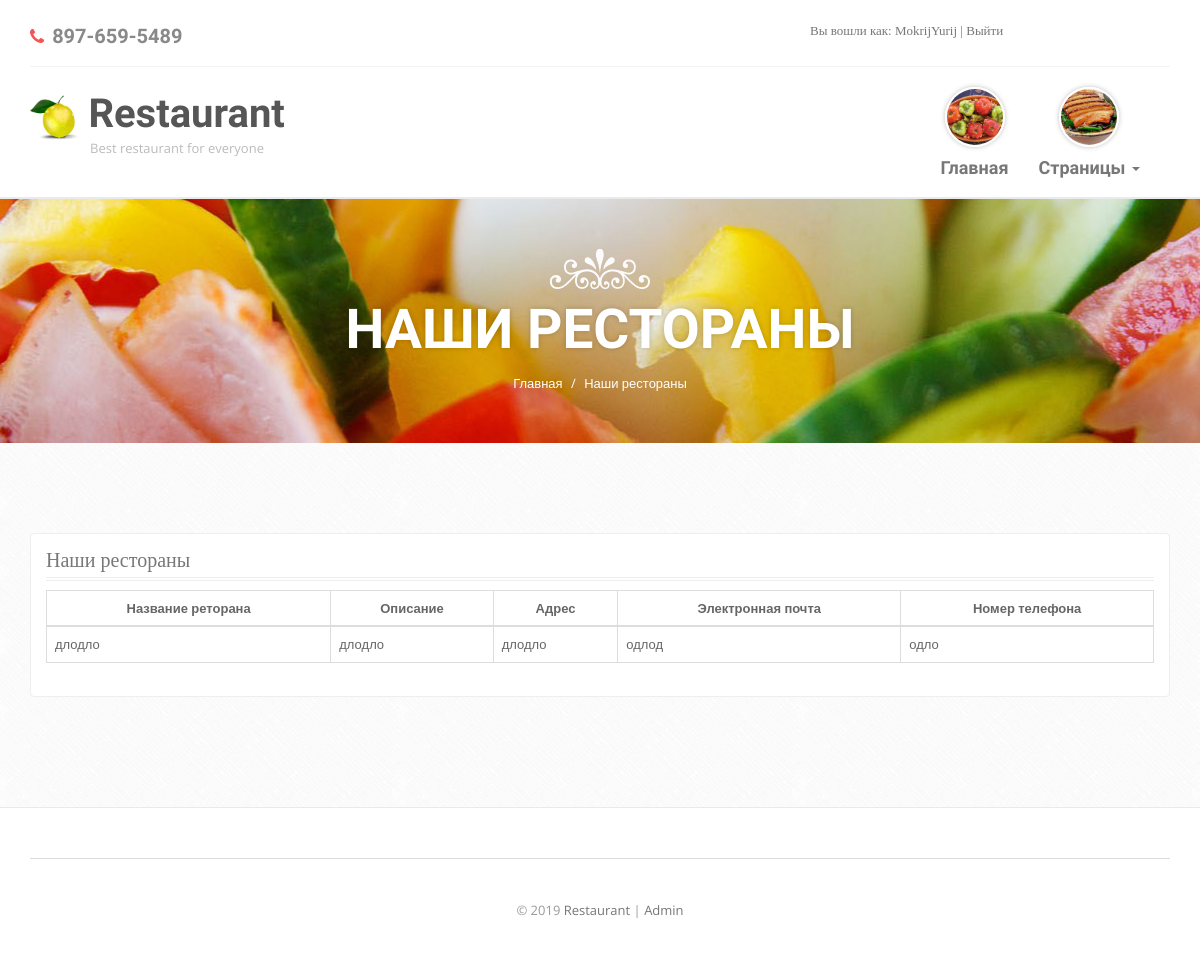
Screenshot of /restorans.php (signed in) with the database file from the repository.
### tables this page shows
CREATE TABLE `restorans` (
  `id_restoran` int(11) NOT NULL,
  `number_phone_restoran` varchar(10) NOT NULL,
  `email` char(100) NOT NULL,
  `address` varchar(100) NOT NULL,
  `description` text DEFAULT NULL,
  `resto_title` varchar(145) NOT NULL
);

### Dbsettings.php (called while the page is built)
<?php
$host     = '127.0.0.1';
$user     = 'root';
$password = '';
$db_name  = 'restaurant';

### DB.php (called while the page is built, shortened)
<?php
class DB
{
    protected $connetion;
    public function __construct($host, $user, $password, $db_name)
    {
        $this->connetion = new mysqli($host, $user, $password, $db_name);
    }
    public function query($sql)
    {
        $result = $this->connetion->query($sql);
        if (is_bool($result)) {
            return $result;
        }
        $data = array();
        while ($row = mysqli_fetch_assoc($result)) {
            $data[] = $row;
        }
        return $data;
    }
}

### public/restorans.php (the view, shortened to what this page needs)
<?php
$title = "Наши рестораны";
require_once('../Dbsettings.php');
require_once('../DB.php');
include_once('header.php');
?>
    <div class="banner padd">
        <div class="container">
            <img class="img-responsive" src="img/crown-white.png" alt=""/>
            <h2 class="white"><?= $title ?></h2>
            <ol class="breadcrumb">
                <li><a href="index.php">Главная</a></li>
                <li class="active"><?= $title ?></li>
            </ol>
        </div>
    </div>
    <div class="inner-page padd">
        <div class="contactus">
            <div class="container">
                <div class="row">
                    <div class="col-md-12">
                        <div class="register-form">
                            <h3><?= $title ?></h3>
                            <table class="table table-bordered table-hover">
                                <thead>
                                <tr>
                                    <th scope="col" class="text-center">Название реторана</th>
                                    <th scope="col" class="text-center">Описание</th>
                                    <th scope="col" class="text-center">Адрес</th>
                                    <th scope="col" class="text-center">Электронная почта</th>
                                    <th scope="col" class="text-center">Номер телефона</th>
                                </tr>
                                </thead>
                                <tbody>
                                <?php
                                try {
                                $db = new DB($host, $user, $password, $db_name);
                                $restorans = $db->query("SELECT * FROM restorans");
                                foreach ($restorans as $restoran) {
                                    ?>
                                    <tr>
                                        <td><?php echo $restoran["resto_title"]; ?></td>
                                        <td><?php echo $restoran["description"]; ?></td>
                                        <td><?php echo $restoran["address"]; ?></td>
                                        <td><?php echo $restoran["email"]; ?></td>
                                        <td><?php echo $restoran["number_phone_restoran"]; ?></td>
                                    </tr>
                                <?php }
                                ?>
                                </tbody>
                            </table>
                            <?php
                            } catch
                            (Exception $e) {
                                echo $e->getMessage() . ':(';
                            }
                            ?>
                        </div>
                    </div>
                </div>
            </div>
        </div>
    </div>
<?php include_once('footer.php'); ?>

### public/css/less-style.css (style rules this page uses)
body { color: #666666; }
h1, h2, h3, h4, h5, h6 { color: #777777; }
a { color: #777777; }
.white { color: #ffffff !important; }

### public/css/style.css (style rules this page uses)
body { background: #fff url('../img/crossword.png') repeat; font-family: 'Open Sans', sans-serif; -webkit-font-smoothing: antialiased; }
h1,h2,h3,h4,h5,h6 { font-family: 'Droid Serif', serif; font-weight: 400; }
table { background: #fff; }
.padd { padding: 50px 0; }
.banner { background: url('../img/banner.jpg') center center repeat-x; text-align: center; }
.banner img { margin: 0 auto; margin-bottom: 10px; }
.banner h2 { margin: 0; font-size: 55px; font-family: 'Open Sans Condensed', sans-serif; font-weight: 700; text-shadow: 0 0 5px rgba(0,0,0,0.2); text-transform: uppercase; }
.banner .breadcrumb { margin: 0; margin-top: 15px; padding: 0; background: transparent; }
.banner .breadcrumb li, .banner .breadcrumb li a, .banner .breadcrumb>li+li:before { color: #fff; }
.inner-page .contactus { margin-top: 40px; margin-bottom: 40px; }
.inner-page .contactus .register-form { padding: 15px; background: #fff; border: 1px solid #eee; border-radius: 4px; }
.inner-page .contactus .register-form h3 { margin-top: 0; padding-bottom: 6px; font-size: 20px; border-bottom: 4px double #eee; }

### rows the page displays
restorans: resto_title "длодло", description "длодло", address "длодло", email "одлод", number_phone_restoran "одло"

### other values shown
Session::get('login') "MokrijYurij"
$title "НАШИ РЕСТОРАНЫ"
$title "Наши рестораны"
